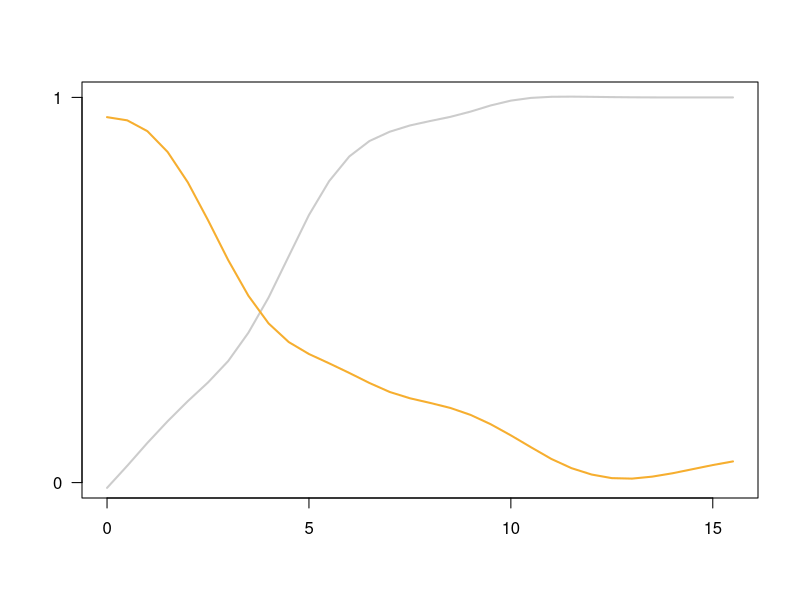

Generate this figure with R:
# Install and load the required package for reading Excel files
if (!require("readxl")) {
  install.packages("readxl")
  library(readxl)
}

# Read the Excel file into a data frame
df <- read_excel("SOK2 intensity and LRP length measurements.xlsx")  # run from this folder

# Check the structure of the data to confirm column names
str(df)

# Determine y-axis limits that cover both lengthNorm and ratioNormalised
y_limits <- range(c(0, 1), na.rm = TRUE)

colorOne <- "#cccccc"
colorTwo <- "#f6ae2f"

# Fit smooth spline curves to both variables.
# Adjust the 'spar' parameter (between 0 and 1) to control the smoothing (0 less smooth, 1 more smooth)
spline_length <- smooth.spline(df$time, df$lengthNorm, spar = 0.5)
spline_ratio  <- smooth.spline(df$time, df$ratioNormalised, spar = 0.5)

# Create an empty plot with the right axis limits and labels.
plot(
  df$time,
  df$lengthNorm,
  type = "n",  # Set up the plot without drawing the original jagged line
  xlab = "",
  ylab = "",
  ylim = y_limits,
  yaxt = "n"  # suppress default y-axis drawing
)

# Draw the smooth spline lines on the plot.
lines(spline_length, col = colorOne, lwd = 2)
lines(spline_ratio, col = colorTwo, lwd = 2)

# Manually specify more y-axis ticks.
y_ticks <- seq(from = 0, to = 1, by = 1)

# Draw the custom y-axis with new tick positions and labels.
axis(2, at = y_ticks, las = 1)
